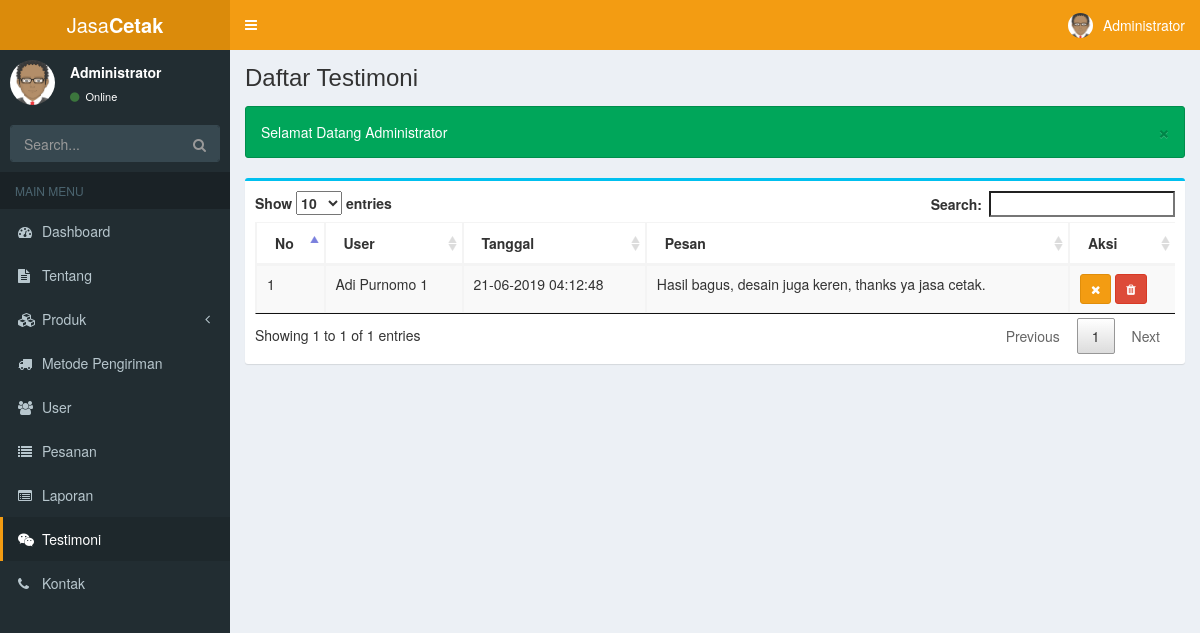
The app's page /admin/index.php?page=testimoni (signed in) with its own data.
### tables this page shows
CREATE TABLE IF NOT EXISTS `testimoni` (
  `id_testi` int(11) NOT NULL,
  `tgl` datetime NOT NULL,
  `pesan` text NOT NULL,
  `status` tinyint(1) NOT NULL,
  `id_user` int(11) NOT NULL
);

CREATE TABLE IF NOT EXISTS `user` (
  `id_user` int(11) NOT NULL,
  `nama` varchar(50) NOT NULL,
  `foto` varchar(100) NOT NULL DEFAULT 'no-foto.png',
  `email` varchar(50) NOT NULL,
  `telp` varchar(20) NOT NULL,
  `provinsi` varchar(100) NOT NULL,
  `kota` varchar(100) NOT NULL,
  `kecamatan` varchar(100) NOT NULL,
  `alamat` varchar(200) NOT NULL,
  `keterangan` varchar(200) NOT NULL,
  `password` varchar(255) NOT NULL
);

### admin/views/testimoni.php (the view)
<?php
$query = mysqli_query($koneksi, "SELECT * FROM testimoni JOIN user ON testimoni.id_user = user.id_user");
$no = 1;
?>
<div class="box box-info">
    <div class="box-body">
        <div class="table-responsive">
            <table class="table table-bordered table-striped data-table">
                <thead>
                    <th>No</th>
                    <th>User</th>
                    <th>Tanggal</th>
                    <th>Pesan</th>
                    <th>Aksi</th>
                </thead>
                <tbody>
                    <?php while ($row = mysqli_fetch_assoc($query)): ?>
                        <tr>
                            <td><?= $no++ ?></td>
                            <td><?= $row['nama'] ?></td>
                            <td><?= date('d-m-Y H:i:s', strtotime($row['tgl'])) ?></td>
                            <td><?= $row['pesan'] ?></td>
                            <td>
                                <?php if ($row['status'] == 0): ?>
                                    <a href="sistem/ubah_status_testi.php?id=<?= $row['id_testi'] ?>&status=1" class="btn btn-success btn-sm" data-toggle="tooltip" data-placement="top" title="Tampilkan Testimoni" onclick="return confirm('Tampilkan Testimoni?')">
                                        <i class="fa fa-check"></i>
                                    </a>
                                <?php elseif ($row['status'] == 1): ?>
                                    <a href="sistem/ubah_status_testi.php?id=<?= $row['id_testi'] ?>&status=0" class="btn btn-warning btn-sm" data-toggle="tooltip" data-placement="top" title="Sembunyikan Testimoni" onclick="return confirm('Sembunyikan Testimoni?')">
                                        <i class="fa fa-close"></i>
                                    </a>
                                <?php endif; ?>
                                <a href="sistem/hapus_testi.php?id=<?= $row['id_testi'] ?>" class="btn btn-danger btn-sm" data-toggle="tooltip" data-placement="top" title="Hapus Testimoni" onclick="return confirm('Hapus Testimoni?')">
                                    <i class="fa fa-trash"></i>
                                </a>
                            </td>
                        </tr>
                    <?php endwhile; ?>
                </tbody>
            </table>
        </div>
    </div>
</div>

### records on screen
testimoni: id_user.nama "Adi Purnomo 1", tgl "21-06-2019 04:12:48", pesan "Hasil bagus, desain juga keren, thanks ya jasa cetak."

### other values on screen
$_SESSION['nama'] "Administrator"
$page_header "Daftar Testimoni"
$_SESSION['pesan']['isi'] "Selamat Datang Administrator"
